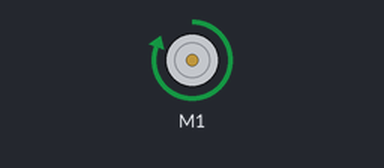
Simulated run of this sketch. Board: Arduino Uno, built with avr-gcc and run on an emulated ATmega328P. Shown: DC motor (green arrow = forward, orange = backward, longer = faster). What the sketch prints to the serial monitor is not drawn.

Above: at 0.1 s.
Timing chart, 0 to 1.6 s (numbered marks = the images above):
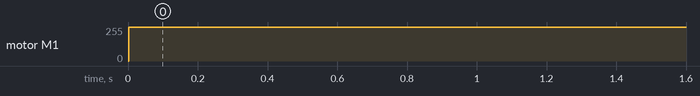

Measured:
- by itself, motor M1: stopped → forward 255/255 at 0.00 s

The sketch:

simple_drive_motor.ino
```cpp
#include "DualTB9051FTGMotorShield.h"

DualTB9051FTGMotorShield md;

void setup()
{
  Serial.begin(115200);
  Serial.println("Dual TB9051FTG Motor Shield");
  md.init();

  // Uncomment to flip a motor's direction:
  //md.flipM1(true);
  //md.flipM2(true);
}

void loop() {
  md.enableDrivers();
  delay(1);
  md.setM1Speed(400);
  Serial.println(md.getM1CurrentMilliamps());
  if (md.getM1Fault())
  {
    Serial.println("M1 fault");
  }

}
```
